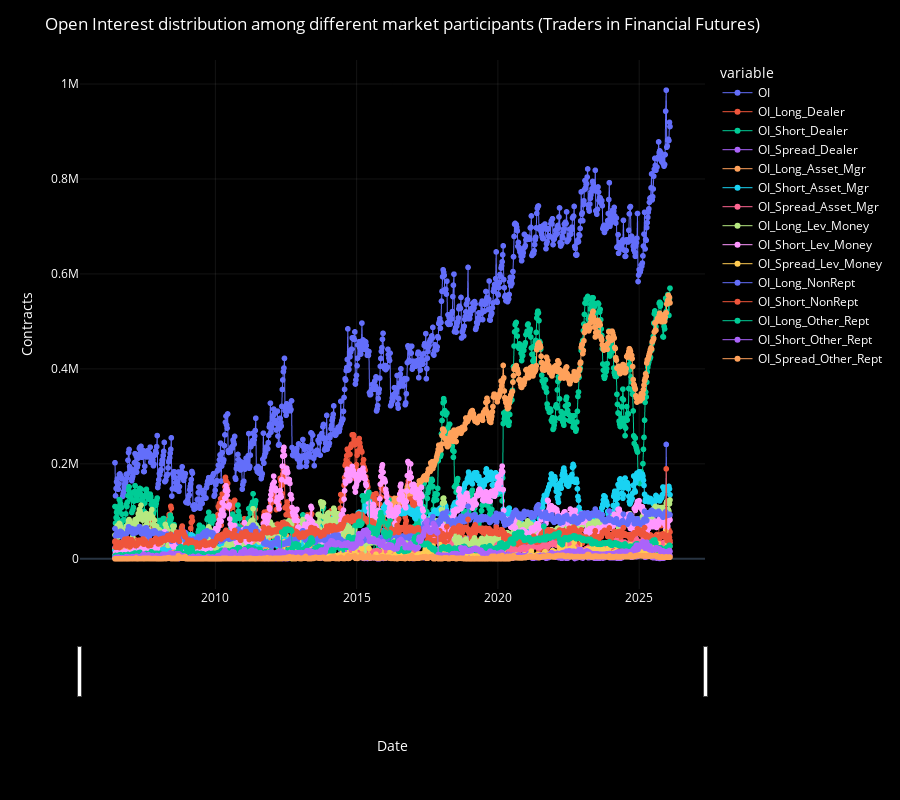

Notebook code cell kept with this figure:
### Markdown cell above
# **Plots**

### Code cell
plot_df_line_chart(
    df = df_oi,
    chart_title = "Open Interest distribution among different market participants (Traders in Financial Futures)"
)

### Figure 1 — Plotly figure (JSON) as saved in the notebook; plotly's stock layout.template omitted (floating-point values rounded to 4 significant figures; data arrays with more than 128 entries replaced by an {"elided": "..."} marker saying what was removed)
{"data": [{"hovertemplate": "<b>%{fullData.name}</b><br>%{y:.2f}<extra></extra>", "legendgroup": "OI", "line": {"color": "#636efa", "dash": "solid", "width": 1}, "marker": {"symbol": "circle"}, "mode": "lines+markers", "name": "OI", "showlegend": true, "x": {"elided": "1026 str values"}, "xaxis": "x", "y": {"elided": "1026 float values"}, "yaxis": "y", "type": "scattergl"}, {"hovertemplate": "<b>%{fullData.name}</b><br>%{y:.2f}<extra></extra>", "legendgroup": "OI_Long_Dealer", "line": {"color": "#EF553B", "dash": "solid", "width": 1}, "marker": {"symbol": "circle"}, "mode": "lines+markers", "name": "OI_Long_Dealer", "showlegend": true, "x": {"elided": "1026 str values"}, "xaxis": "x", "y": {"elided": "1026 float values"}, "yaxis": "y", "type": "scattergl"}, {"hovertemplate": "<b>%{fullData.name}</b><br>%{y:.2f}<extra></extra>", "legendgroup": "OI_Short_Dealer", "line": {"color": "#00cc96", "dash": "solid", "width": 1}, "marker": {"symbol": "circle"}, "mode": "lines+markers", "name": "OI_Short_Dealer", "showlegend": true, "x": {"elided": "1026 str values"}, "xaxis": "x", "y": {"elided": "1026 float values"}, "yaxis": "y", "type": "scattergl"}, {"hovertemplate": "<b>%{fullData.name}</b><br>%{y:.2f}<extra></extra>", "legendgroup": "OI_Spread_Dealer", "line": {"color": "#ab63fa", "dash": "solid", "width": 1}, "marker": {"symbol": "circle"}, "mode": "lines+markers", "name": "OI_Spread_Dealer", "showlegend": true, "x": {"elided": "1026 str values"}, "xaxis": "x", "y": {"elided": "1026 float values"}, "yaxis": "y", "type": "scattergl"}, {"hovertemplate": "<b>%{fullData.name}</b><br>%{y:.2f}<extra></extra>", "legendgroup": "OI_Long_Asset_Mgr", "line": {"color": "#FFA15A", "dash": "solid", "width": 1}, "marker": {"symbol": "circle"}, "mode": "lines+markers", "name": "OI_Long_Asset_Mgr", "showlegend": true, "x": {"elided": "1026 str values"}, "xaxis": "x", "y": {"elided": "1026 float values"}, "yaxis": "y", "type": "scattergl"}, {"hovertemplate": "<b>%{fullData.name}</b><br>%{y:.2f}<extra></extra>", "legendgroup": "OI_Short_Asset_Mgr", "line": {"color": "#19d3f3", "dash": "solid", "width": 1}, "marker": {"symbol": "circle"}, "mode": "lines+markers", "name": "OI_Short_Asset_Mgr", "showlegend": true, "x": {"elided": "1026 str values"}, "xaxis": "x", "y": {"elided": "1026 float values"}, "yaxis": "y", "type": "scattergl"}, {"hovertemplate": "<b>%{fullData.name}</b><br>%{y:.2f}<extra></extra>", "legendgroup": "OI_Spread_Asset_Mgr", "line": {"color": "#FF6692", "dash": "solid", "width": 1}, "marker": {"symbol": "circle"}, "mode": "lines+markers", "name": "OI_Spread_Asset_Mgr", "showlegend": true, "x": {"elided": "1026 str values"}, "xaxis": "x", "y": {"elided": "1026 float values"}, "yaxis": "y", "type": "scattergl"}, {"hovertemplate": "<b>%{fullData.name}</b><br>%{y:.2f}<extra></extra>", "legendgroup": "OI_Long_Lev_Money", "line": {"color": "#B6E880", "dash": "solid", "width": 1}, "marker": {"symbol": "circle"}, "mode": "lines+markers", "name": "OI_Long_Lev_Money", "showlegend": true, "x": {"elided": "1026 str values"}, "xaxis": "x", "y": {"elided": "1026 float values"}, "yaxis": "y", "type": "scattergl"}, {"hovertemplate": "<b>%{fullData.name}</b><br>%{y:.2f}<extra></extra>", "legendgroup": "OI_Short_Lev_Money", "line": {"color": "#FF97FF", "dash": "solid", "width": 1}, "marker": {"symbol": "circle"}, "mode": "lines+markers", "name": "OI_Short_Lev_Money", "showlegend": true, "x": {"elided": "1026 str values"}, "xaxis": "x", "y": {"elided": "1026 float values"}, "yaxis": "y", "type": "scattergl"}, {"hovertemplate": "<b>%{fullData.name}</b><br>%{y:.2f}<extra></extra>", "legendgroup": "OI_Spread_Lev_Money", "line": {"color": "#FECB52", "dash": "solid", "width": 1}, "marker": {"symbol": "circle"}, "mode": "lines+markers", "name": "OI_Spread_Lev_Money", "showlegend": true, "x": {"elided": "1026 str values"}, "xaxis": "x", "y": {"elided": "1026 float values"}, "yaxis": "y", "type": "scattergl"}, {"hovertemplate": "<b>%{fullData.name}</b><br>%{y:.2f}<extra></extra>", "legendgroup": "OI_Long_NonRept", "line": {"color": "#636efa", "dash": "solid", "width": 1}, "marker": {"symbol": "circle"}, "mode": "lines+markers", "name": "OI_Long_NonRept", "showlegend": true, "x": {"elided": "1026 str values"}, "xaxis": "x", "y": {"elided": "1026 float values"}, "yaxis": "y", "type": "scattergl"}, {"hovertemplate": "<b>%{fullData.name}</b><br>%{y:.2f}<extra></extra>", "legendgroup": "OI_Short_NonRept", "line": {"color": "#EF553B", "dash": "solid", "width": 1}, "marker": {"symbol": "circle"}, "mode": "lines+markers", "name": "OI_Short_NonRept", "showlegend": true, "x": {"elided": "1026 str values"}, "xaxis": "x", "y": {"elided": "1026 float values"}, "yaxis": "y", "type": "scattergl"}, {"hovertemplate": "<b>%{fullData.name}</b><br>%{y:.2f}<extra></extra>", "legendgroup": "OI_Long_Other_Rept", "line": {"color": "#00cc96", "dash": "solid", "width": 1}, "marker": {"symbol": "circle"}, "mode": "lines+markers", "name": "OI_Long_Other_Rept", "showlegend": true, "x": {"elided": "1026 str values"}, "xaxis": "x", "y": {"elided": "1026 float values"}, "yaxis": "y", "type": "scattergl"}, {"hovertemplate": "<b>%{fullData.name}</b><br>%{y:.2f}<extra></extra>", "legendgroup": "OI_Short_Other_Rept", "line": {"color": "#ab63fa", "dash": "solid", "width": 1}, "marker": {"symbol": "circle"}, "mode": "lines+markers", "name": "OI_Short_Other_Rept", "showlegend": true, "x": {"elided": "1026 str values"}, "xaxis": "x", "y": {"elided": "1026 float values"}, "yaxis": "y", "type": "scattergl"}, {"hovertemplate": "<b>%{fullData.name}</b><br>%{y:.2f}<extra></extra>", "legendgroup": "OI_Spread_Other_Rept", "line": {"color": "#FFA15A", "dash": "solid", "width": 1}, "marker": {"symbol": "circle"}, "mode": "lines+markers", "name": "OI_Spread_Other_Rept", "showlegend": true, "x": {"elided": "1026 str values"}, "xaxis": "x", "y": {"elided": "1026 float values"}, "yaxis": "y", "type": "scattergl"}], "layout": {"xaxis": {"anchor": "y", "domain": [0.0, 1.0], "title": {"text": "Date"}, "rangeslider": {"visible": true}, "showgrid": true, "gridcolor": "rgba(255,255,255,0.08)"}, "yaxis": {"anchor": "x", "domain": [0.0, 1.0], "title": {"text": "Contracts"}, "showgrid": true, "gridcolor": "rgba(255,255,255,0.08)", "fixedrange": false}, "legend": {"title": {"text": "variable"}, "tracegroupgap": 0, "itemclick": "toggle", "itemdoubleclick": "toggleothers", "bgcolor": "rgba(0,0,0,0)"}, "margin": {"t": 60}, "font": {"color": "white", "size": 12}, "title": {"text": "Open Interest distribution among different market participants (Traders in Financial Futures)"}, "paper_bgcolor": "black", "plot_bgcolor": "black", "height": 800, "dragmode": "zoom"}}
